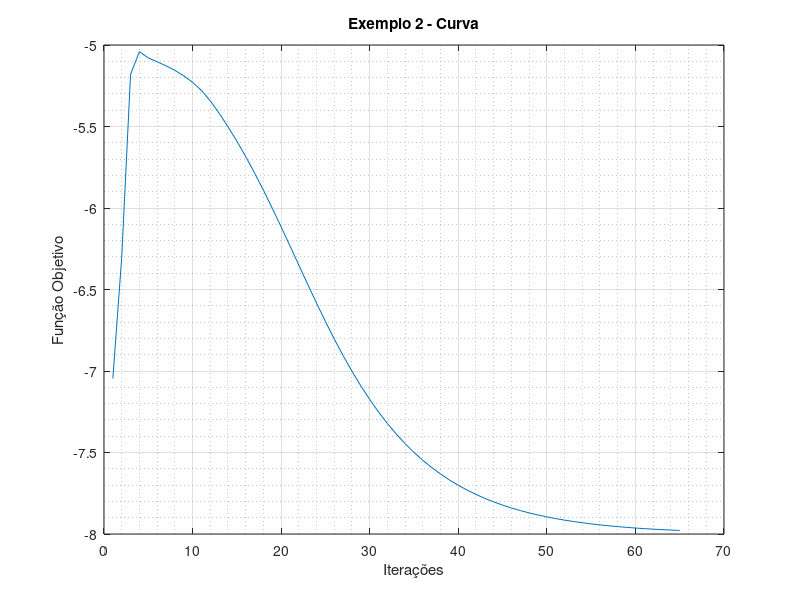

Write MATLAB code to recreate this figure.
clc
clear all
close all

% Rafael Pavan
% Método Primal Dual Barreira Logarítmica

% Exemplo 2


A = [-1 1 1 0; 1 1 0 1];
b = [1 ; 5];
c = [-1; -2; 0; 0];

xk = [2.5;2.5;2.5;2.5];

sk = [2.5;2.5;2.5;2.5];

wk = [2;2];

f_obj = [];


e = ones(1,length(xk));

episolon1 = 1e-2;
episolon2 = 1e-2;
episolon3 = 1e-2;

iteracoes=1;

maxi = 1000;

Xk = zeros(length(xk),length(xk));
Sk = zeros(length(xk),length(xk));



while(iteracoes<maxi)
    
    for i=1:length(xk)
        
        Xk(i,i) = xk(i);
        
    end
    
    
    for i=1:length(sk)
        
        Sk(i,i) = sk(i);
        
    end
    
    
    % Cálculo de mik
    
        
    mik = 0.9*transpose(xk)*sk/length(sk); % quantidade de variáveis de folga no problema dual % constante pequena conforme livro puthenpura
    
    % Cálculo de tk
    
    tk =  b - A*xk;
    
    % Cálculo de uk
    
    uk = c - transpose(A)*wk-sk;
    
    
    % Cálculo de vk
    
    vk = mik*(transpose(e)) - Xk*Sk*transpose(e);
    
    % Cálculo de pk
    
    pk = inv(Xk)*vk;
    
    
    % Cálculo de thetak
    
    thetak = inv(Sk)*Xk;
    
    
    if mik < episolon1 & norm(tk)/(norm(b)+1) < episolon2 & norm(uk)/(norm(c)+1) < episolon3
        
        display('Solução Ótima Encontrada')
        
        break
        
    end
       
        
        
  
    % Calcula Direção de Translação 
    
    
    % Com as equaçeõs da aula o algoritmo não funcionou. Com as equações do
    % Livro da Puthenpura funcionou! (7.89b e 7.89c)
    
    dwk = inv(A*thetak*transpose(A))*(tk + A*thetak*(uk-pk));
        
    dsk = uk - transpose(A)*dwk;
    
    dxk = thetak*(pk-dsk);
    
    % Teste de Otimalidade
    
    if sum(tk==0) == length(tk) & sum(dxk>0)==length(dxk) & transpose(c)*dxk<0
        
        display('Problema Ilimitado')
        break 
    
    end
    
    if uk == 0 & dsk>0 & transpose(b)*dwk>0

        display('Solução Ótima Encontrada')
        break 
    end
    
    % Cálculo do Passo
    
    alfa = 0.9995;
   
    lista_x = max(-dxk./alfa.*xk);
    lista_s = max(-dsk./alfa.*sk);
    
    lista_x = [lista_x,1];
    lista_s = [lista_s,1];
    
   betap = (1/max(lista_x));
   betad = (1/max(lista_s));
    
    
    % Atualização das Variáveis
    
   
    xk = xk + betap*dxk;
    wk = wk + betad*dwk;
    sk = sk + betad*dsk; 
    
        
    f_obj = [f_obj,transpose(c)*xk];
    
    
    iteracoes = iteracoes + 1;
end



display('Solução Ótima: ')

xk

display('Função Objetivo: ')

transpose(c)*xk

plot(f_obj);
grid on
grid minor
xlabel('Iterações')
ylabel('Função Objetivo')
title('Exemplo 2 - Curva')